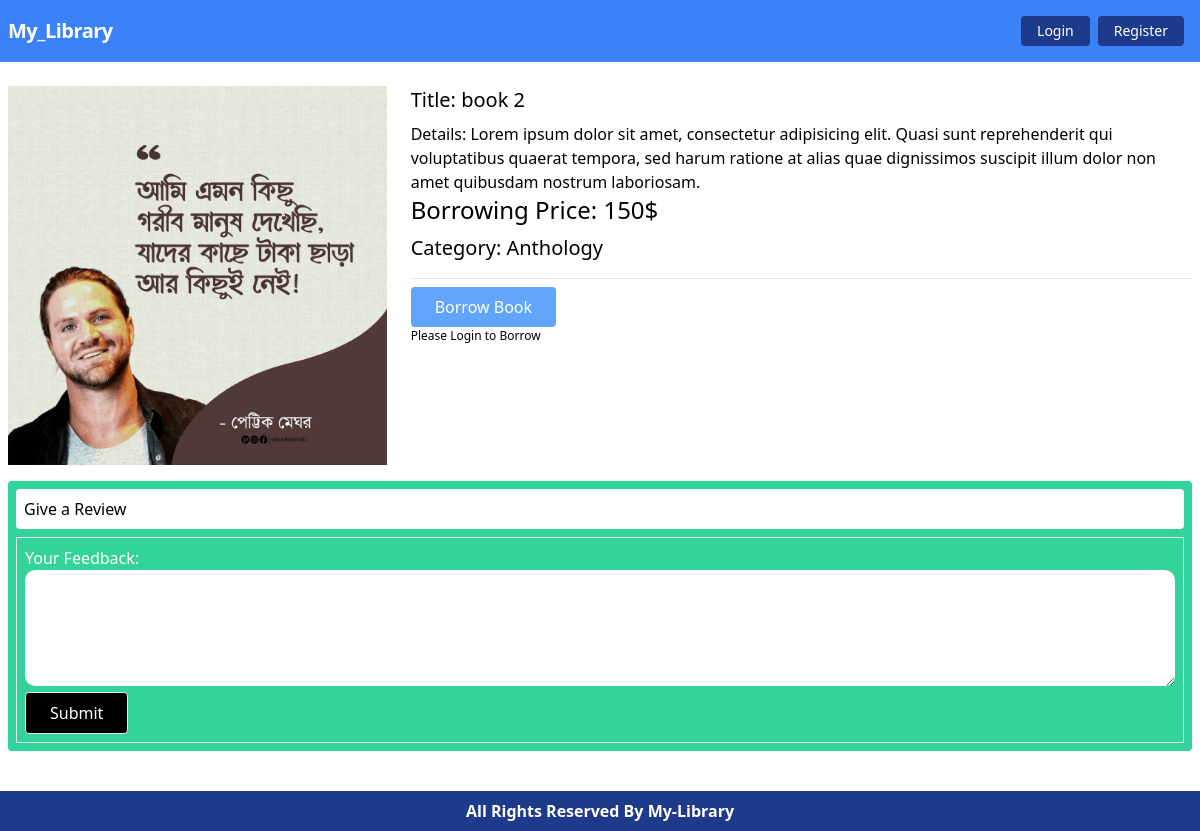
The page /book/book-details/2 on the database as committed earlier.
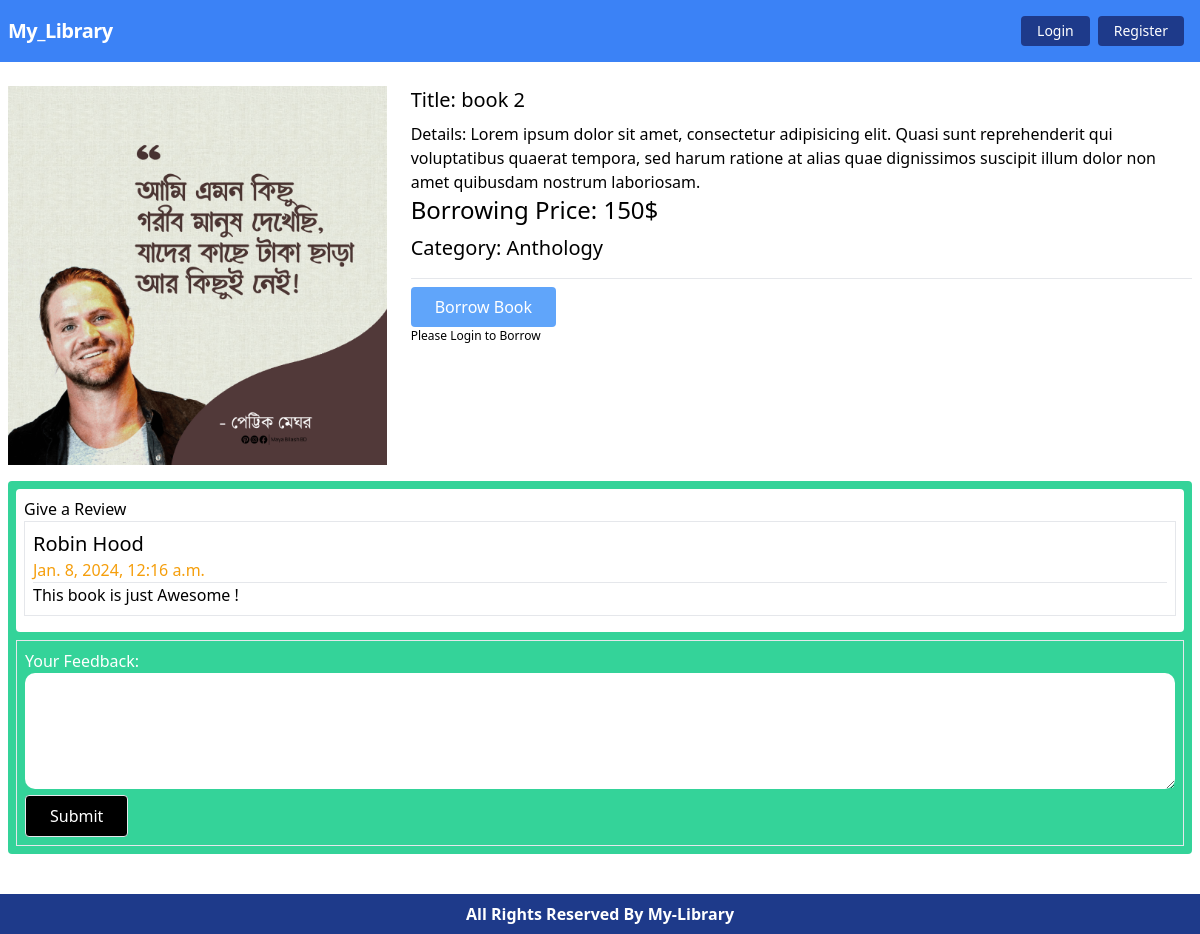
The same page on the database as committed later.
### Books/models.py (models this page shows, shortened)
class Review(models.Model):
    book = models.ForeignKey(Book, on_delete=models.CASCADE, related_name='feedbacks')
    name = models.CharField(max_length=20, blank=True)
    body = models.TextField(verbose_name='Your Feedback')
    created_on = models.DateTimeField(default=datetime.now())

### Books/views.py (the view, shortened to what this page needs)
# urls.py: path('book-details/<int:id>', BookDetails.as_view(), name='bookDetails')
class BookDetails(DetailView):
    model = Book
    template_name = 'book/bookDetails.html'
    pk_url_kwarg = 'id'
    def get_context_data(self, **kwargs):
        context = super().get_context_data(**kwargs)
        all_feedback = self.object.feedbacks.all()
        review_form = FeedbackForm()
        context['reviews'] = all_feedback
        context['review_form'] = review_form
        return context

### Books/forms.py
class FeedbackForm(forms.ModelForm):
    class Meta:
        model = Review
        fields = ['body']
        widgets= {
          'body': forms.Textarea(attrs={'rows': 4})
        }

### Books/models.py (called while the page is built)
    def __str__(self):
        return self.name

### Books/templates/book/bookDetails.html (shortened to what this page needs)
{% extends 'base.html' %}
{% load static %}
{% block content %}
<div class="book-card pt-2">
    <div class="md:grid grid-cols-3 gap-6">
        <div>
            <img src={{book.image.url}} alt="book" class="w-full">
        </div>
        <div class="col-span-2">
            <p class="text-xl pb-2">Title: {{book.title}}</p>
            <p>Details: {{book.description}}</p>
            <p class="text-2xl pb-2">Borrowing Price: {{book.borrowing_price}}$</p>
            <p class="text-xl pb-2">Category: {{book.category}}</p>
            <hr class="my-2">
            {% if user.is_authenticated %}
            <a href="{% url 'borrowBook' book.id %}"
                class="rounded text-white hover:bg-green-500 border bg-green-400 px-6 py-2 inline-block">
                Borrow Book
            </a>
            {% else %}
            <button class="rounded text-white bg-blue-400 px-6 py-2 inline-block">Borrow
                Book
            </button>
            <p style="font-size: 12px;">Please Login to Borrow</p>
            {% endif %}
        </div>
    </div>
    <div class="rounded bg-green-400 p-2 mt-4">
        <div class="rounded p-2 bg-white">
            <p>Give a Review</p>
            {% for review in reviews %}
            <div class="border p-2 mb-2">
                <h3 class="text-xl">{{review.name}}</h3>
                <p class="text-yellow-500">{{review.created_on}}</p>
                <hr>
                <p>{{review.body}}</p>
            </div>
            {% endfor %}
        </div>
        <div class="mt-2 p-2 border">
            <form method="POST">
                {{review_form}}
                <br>
                <button type="submit"
                    class="rounded text-white bg-black border hover:bg-green-400 px-6 py-2 inline-block">
                    Submit
                </button>
            </form>
        </div>
    </div>
</div>
{% endblock %}

Rows that differ between the two databases and show on the page:
added Review: name "Robin Hood", created_on "Jan. 8, 2024, 12:16 a.m.", body "This book is just Awesome !"
